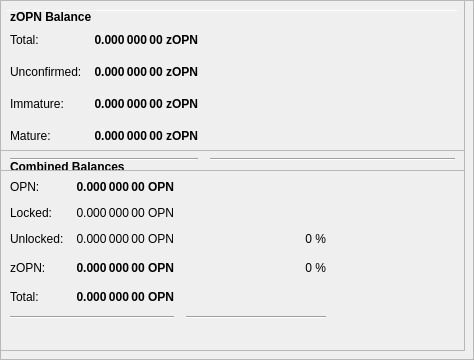
        <widget class="QFrame" name="frameObfuscation">
         <property name="minimumSize">
          <size>
           <width>0</width>
           <height>350</height>
          </size>
         </property>
         <property name="layoutDirection">
          <enum>Qt::LeftToRight</enum>
         </property>
         <property name="frameShape">
          <enum>QFrame::StyledPanel</enum>
         </property>
         <property name="frameShadow">
          <enum>QFrame::Raised</enum>
         </property>
         <widget class="QPushButton" name="runAutoDenom">
          <property name="geometry">
           <rect>
            <x>251</x>
            <y>17</y>
            <width>1</width>
            <height>1</height>
           </rect>
          </property>
          <property name="palette">
           <palette>
            <active>
             <colorrole role="WindowText">
              <brush brushstyle="SolidPattern">
               <color alpha="255">
                <red>0</red>
                <green>0</green>
                <blue>0</blue>
               </color>
              </brush>
             </colorrole>
             <colorrole role="Button">
              <brush brushstyle="SolidPattern">
               <color alpha="255">
                <red>239</red>
                <green>238</green>
                <blue>238</blue>
               </color>
              </brush>
             </colorrole>
             <colorrole role="Light">
              <brush brushstyle="SolidPattern">
               <color alpha="255">
                <red>255</red>
                <green>255</green>
                <blue>255</blue>
               </color>
              </brush>
             </colorrole>
             <colorrole role="Midlight">
              <brush brushstyle="SolidPattern">
               <color alpha="255">
                <red>247</red>
                <green>246</green>
                <blue>246</blue>
               </color>
              </brush>
             </colorrole>
             <colorrole role="Dark">
              <brush brushstyle="SolidPattern">
               <color alpha="255">
                <red>119</red>
                <green>119</green>
                <blue>119</blue>
               </color>
              </brush>
             </colorrole>
             <colorrole role="Mid">
              <brush brushstyle="SolidPattern">
               <color alpha="255">
                <red>159</red>
                <green>159</green>
                <blue>159</blue>
               </color>
              </brush>
             </colorrole>
             <colorrole role="Text">
              <brush brushstyle="SolidPattern">
               <color alpha="255">
                <red>0</red>
                <green>0</green>
                <blue>0</blue>
               </color>
              </brush>
             </colorrole>
             <colorrole role="BrightText">
              <brush brushstyle="SolidPattern">
               <color alpha="255">
                <red>255</red>
                <green>255</green>
                <blue>255</blue>
               </color>
              </brush>
             </colorrole>
             <colorrole role="ButtonText">
              <brush brushstyle="SolidPattern">
               <color alpha="255">
                <red>0</red>
                <green>0</green>
                <blue>0</blue>
               </color>
              </brush>
             </colorrole>
             <colorrole role="Base">
              <brush brushstyle="SolidPattern">
               <color alpha="255">
                <red>255</red>
                <green>255</green>
                <blue>255</blue>
               </color>
              </brush>
             </colorrole>
             <colorrole role="Window">
              <brush brushstyle="SolidPattern">
               <color alpha="255">
                <red>239</red>
                <green>238</green>
                <blue>238</blue>
               </color>
              </brush>
             </colorrole>
             <colorrole role="Shadow">
              <brush brushstyle="SolidPattern">
               <color alpha="255">
                <red>0</red>
                <green>0</green>
                <blue>0</blue>
               </color>
              </brush>
             </colorrole>
             <colorrole role="AlternateBase">
              <brush brushstyle="SolidPattern">
               <color alpha="255">
                <red>247</red>
                <green>246</green>
                <blue>246</blue>
               </color>
              </brush>
             </colorrole>
             <colorrole role="ToolTipBase">
              <brush brushstyle="SolidPattern">
               <color alpha="255">
                <red>255</red>
                <green>255</green>
                <blue>220</blue>
               </color>
              </brush>
             </colorrole>
             <colorrole role="ToolTipText">
              <brush brushstyle="SolidPattern">
               <color alpha="255">
                <red>0</red>
                <green>0</green>
                <blue>0</blue>
               </color>
              </brush>
             </colorrole>
            </active>
            <inactive>
             <colorrole role="WindowText">
              <brush brushstyle="SolidPattern">
               <color alpha="255">
                <red>0</red>
                <green>0</green>
                <blue>0</blue>
               </color>
              </brush>
             </colorrole>
             <colorrole role="Button">
              <brush brushstyle="SolidPattern">
               <color alpha="255">
                <red>239</red>
                <green>238</green>
                <blue>238</blue>
               </color>
              </brush>
             </colorrole>
             <colorrole role="Light">
              <brush brushstyle="SolidPattern">
               <color alpha="255">
                <red>255</red>
                <green>255</green>
                <blue>255</blue>
               </color>
              </brush>
             </colorrole>
             <colorrole role="Midlight">
              <brush brushstyle="SolidPattern">
               <color alpha="255">
                <red>247</red>
                <green>246</green>
                <blue>246</blue>
               </color>
              </brush>
             </colorrole>
             <colorrole role="Dark">
              <brush brushstyle="SolidPattern">
               <color alpha="255">
                <red>119</red>
                <green>119</green>
                <blue>119</blue>
               </color>
              </brush>
             </colorrole>
             <colorrole role="Mid">
              <brush brushstyle="SolidPattern">
               <color alpha="255">
                <red>159</red>
                <green>159</green>
                <blue>159</blue>
               </color>
              </brush>
             </colorrole>
             <colorrole role="Text">
              <brush brushstyle="SolidPattern">
               <color alpha="255">
                <red>0</red>
                <green>0</green>
                <blue>0</blue>
               </color>
              </brush>
             </colorrole>
             <colorrole role="BrightText">
              <brush brushstyle="SolidPattern">
               <color alpha="255">
                <red>255</red>
                <green>255</green>
                <blue>255</blue>
               </color>
              </brush>
             </colorrole>
             <colorrole role="ButtonText">
              <brush brushstyle="SolidPattern">
               <color alpha="255">
                <red>0</red>
                <green>0</green>
                <blue>0</blue>
               </color>
              </brush>
             </colorrole>
             <colorrole role="Base">
              <brush brushstyle="SolidPattern">
               <color alpha="255">
                <red>255</red>
                <green>255</green>
                <blue>255</blue>
               </color>
              </brush>
             </colorrole>
             <colorrole role="Window">
              <brush brushstyle="SolidPattern">
               <color alpha="255">
                <red>239</red>
                <green>238</green>
                <blue>238</blue>
               </color>
              </brush>
             </colorrole>
             <colorrole role="Shadow">
              <brush brushstyle="SolidPattern">
               <color alpha="255">
                <red>0</red>
                <green>0</green>
                <blue>0</blue>
               </color>
              </brush>
             </colorrole>
             <colorrole role="AlternateBase">
              <brush brushstyle="SolidPattern">
               <color alpha="255">
                <red>247</red>
                <green>246</green>
                <blue>246</blue>
               </color>
              </brush>
             </colorrole>
             <colorrole role="ToolTipBase">
              <brush brushstyle="SolidPattern">
               <color alpha="255">
                <red>255</red>
                <green>255</green>
                <blue>220</blue>
               </color>
              </brush>
             </colorrole>
             <colorrole role="ToolTipText">
              <brush brushstyle="SolidPattern">
               <color alpha="255">
                <red>0</red>
                <green>0</green>
                <blue>0</blue>
               </color>
              </brush>
             </colorrole>
            </inactive>
            <disabled>
             <colorrole role="WindowText">
              <brush brushstyle="SolidPattern">
               <color alpha="255">
                <red>119</red>
                <green>119</green>
                <blue>119</blue>
               </color>
              </brush>
             </colorrole>
             <colorrole role="Button">
              <brush brushstyle="SolidPattern">
               <color alpha="255">
                <red>239</red>
                <green>238</green>
                <blue>238</blue>
               </color>
              </brush>
             </colorrole>
             <colorrole role="Light">
              <brush brushstyle="SolidPattern">
               <color alpha="255">
                <red>255</red>
                <green>255</green>
                <blue>255</blue>
               </color>
              </brush>
             </colorrole>
             <colorrole role="Midlight">
              <brush brushstyle="SolidPattern">
               <color alpha="255">
                <red>247</red>
                <green>246</green>
                <blue>246</blue>
               </color>
              </brush>
             </colorrole>
             <colorrole role="Dark">
              <brush brushstyle="SolidPattern">
               <color alpha="255">
                <red>119</red>
                <green>119</green>
                <blue>119</blue>
               </color>
              </brush>
             </colorrole>
             <colorrole role="Mid">
              <brush brushstyle="SolidPattern">
               <color alpha="255">
                <red>159</red>
                <green>159</green>
                <blue>159</blue>
               </color>
              </brush>
             </colorrole>
             <colorrole role="Text">
              <brush brushstyle="SolidPattern">
               <color alpha="255">
                <red>119</red>
                <green>119</green>
                <blue>119</blue>
               </color>
              </brush>
             </colorrole>
             <colorrole role="BrightText">
              <brush brushstyle="SolidPattern">
               <color alpha="255">
                <red>255</red>
                <green>255</green>
                <blue>255</blue>
               </color>
              </brush>
             </colorrole>
             <colorrole role="ButtonText">
              <brush brushstyle="SolidPattern">
               <color alpha="255">
                <red>119</red>
                <green>119</green>
                <blue>119</blue>
               </color>
              </brush>
             </colorrole>
             <colorrole role="Base">
              <brush brushstyle="SolidPattern">
               <color alpha="255">
                <red>239</red>
                <green>238</green>
                <blue>238</blue>
               </color>
              </brush>
             </colorrole>
             <colorrole role="Window">
              <brush brushstyle="SolidPattern">
               <color alpha="255">
                <red>239</red>
                <green>238</green>
                <blue>238</blue>
               </color>
              </brush>
             </colorrole>
             <colorrole role="Shadow">
              <brush brushstyle="SolidPattern">
               <color alpha="255">
                <red>0</red>
                <green>0</green>
                <blue>0</blue>
               </color>
              </brush>
             </colorrole>
             <colorrole role="AlternateBase">
              <brush brushstyle="SolidPattern">
               <color alpha="255">
                <red>239</red>
                <green>238</green>
                <blue>238</blue>
               </color>
              </brush>
             </colorrole>
             <colorrole role="ToolTipBase">
              <brush brushstyle="SolidPattern">
               <color alpha="255">
                <red>255</red>
                <green>255</green>
                <blue>220</blue>
               </color>
              </brush>
             </colorrole>
             <colorrole role="ToolTipText">
              <brush brushstyle="SolidPattern">
               <color alpha="255">
                <red>0</red>
                <green>0</green>
                <blue>0</blue>
               </color>
              </brush>
             </colorrole>
            </disabled>
           </palette>
          </property>
          <property name="focusPolicy">
           <enum>Qt::NoFocus</enum>
          </property>
          <property name="autoFillBackground">
           <bool>true</bool>
          </property>
          <property name="text">
           <string/>
          </property>
          <property name="flat">
           <bool>true</bool>
          </property>
         </widget>
         <widget class="Line" name="line">
          <property name="geometry">
           <rect>
            <x>7</x>
            <y>10</y>
            <width>451</width>
            <height>1</height>
           </rect>
          </property>
          <property name="orientation">
           <enum>Qt::Horizontal</enum>
          </property>
         </widget>
         <widget class="QFrame" name="frame_3">
          <property name="geometry">
           <rect>
            <x>0</x>
            <y>150</y>
            <width>465</width>
            <height>201</height>
           </rect>
          </property>
          <property name="frameShape">
           <enum>QFrame::StyledPanel</enum>
          </property>
          <property name="frameShadow">
           <enum>QFrame::Raised</enum>
          </property>
          <layout class="QVBoxLayout" name="verticalLayout_5">
           <item>
            <layout class="QHBoxLayout" name="horizontalLayout_5" stretch="0">
             <item>
              <widget class="QLabel" name="label_5z">
               <property name="maximumSize">
                <size>
                 <width>16777215</width>
                 <height>20</height>
                </size>
               </property>
               <property name="font">
                <font>
                 <weight>75</weight>
                 <bold>true</bold>
                </font>
               </property>
               <property name="toolTip">
                <string>Combined Balances (including unconfirmed and immature coins)</string>
               </property>
               <property name="text">
                <string>&lt;html&gt;&lt;head/&gt;&lt;body&gt;&lt;p&gt;Combined Balances&lt;/p&gt;&lt;/body&gt;&lt;/html&gt;</string>
               </property>
              </widget>
             </item>
            </layout>
           </item>
           <item>
            <layout class="QGridLayout" name="gridLayout_3">
             <property name="spacing">
              <number>12</number>
             </property>
             <item row="7" column="0" colspan="2">
              <widget class="Line" name="lineSpendableBalance_3">
               <property name="orientation">
                <enum>Qt::Horizontal</enum>
               </property>
              </widget>
             </item>
             <item row="7" column="2">
              <widget class="Line" name="lineWatchBalance_3">
               <property name="sizePolicy">
                <sizepolicy hsizetype="Preferred" vsizetype="Fixed">
                 <horstretch>0</horstretch>
                 <verstretch>0</verstretch>
                </sizepolicy>
               </property>
               <property name="minimumSize">
                <size>
                 <width>140</width>
                 <height>0</height>
                </size>
               </property>
               <property name="orientation">
                <enum>Qt::Horizontal</enum>
               </property>
              </widget>
             </item>
             <item row="4" column="1">
              <widget class="QLabel" name="labelzBalancez">
               <property name="font">
                <font>
                 <weight>75</weight>
                 <bold>true</bold>
                </font>
               </property>
               <property name="cursor">
                <cursorShape>IBeamCursor</cursorShape>
               </property>
               <property name="toolTip">
                <string>Total of transactions that have yet to be confirmed, and do not yet count toward the spendable balance</string>
               </property>
               <property name="text">
                <string notr="true">0.000 000 00 OPN</string>
               </property>
               <property name="alignment">
                <set>Qt::AlignRight|Qt::AlignTrailing|Qt::AlignVCenter</set>
               </property>
               <property name="textInteractionFlags">
                <set>Qt::LinksAccessibleByMouse|Qt::TextSelectableByKeyboard|Qt::TextSelectableByMouse</set>
               </property>
              </widget>
             </item>
             <item row="6" column="1">
              <widget class="QLabel" name="labelTotalz">
               <property name="font">
                <font>
                 <weight>75</weight>
                 <bold>true</bold>
                </font>
               </property>
               <property name="cursor">
                <cursorShape>IBeamCursor</cursorShape>
               </property>
               <property name="toolTip">
                <string>Total Balance, including unconfirmed and immature coins.</string>
               </property>
               <property name="text">
                <string notr="true">0.000 000 00 OPN</string>
               </property>
               <property name="alignment">
                <set>Qt::AlignRight|Qt::AlignTrailing|Qt::AlignVCenter</set>
               </property>
               <property name="textInteractionFlags">
                <set>Qt::LinksAccessibleByMouse|Qt::TextSelectableByKeyboard|Qt::TextSelectableByMouse</set>
               </property>
              </widget>
             </item>
             <item row="4" column="3">
              <spacer name="horizontalSpacer_6">
               <property name="orientation">
                <enum>Qt::Horizontal</enum>
               </property>
               <property name="sizeHint" stdset="0">
                <size>
                 <width>40</width>
                 <height>20</height>
                </size>
               </property>
              </spacer>
             </item>
             <item row="6" column="0">
              <widget class="QLabel" name="labelTotalTextz">
               <property name="text">
                <string>Total:</string>
               </property>
              </widget>
             </item>
             <item row="1" column="0">
              <widget class="QLabel" name="labelBalanceTextz">
               <property name="text">
                <string>OPN:</string>
               </property>
              </widget>
             </item>
             <item row="1" column="1">
              <widget class="QLabel" name="labelBalancez">
               <property name="font">
                <font>
                 <weight>75</weight>
                 <bold>true</bold>
                </font>
               </property>
               <property name="cursor">
                <cursorShape>IBeamCursor</cursorShape>
               </property>
               <property name="toolTip">
                <string>Your current spendable balance</string>
               </property>
               <property name="text">
                <string notr="true">0.000 000 00 OPN</string>
               </property>
               <property name="alignment">
                <set>Qt::AlignRight|Qt::AlignTrailing|Qt::AlignVCenter</set>
               </property>
               <property name="textInteractionFlags">
                <set>Qt::LinksAccessibleByMouse|Qt::TextSelectableByKeyboard|Qt::TextSelectableByMouse</set>
               </property>
              </widget>
             </item>
             <item row="4" column="0">
              <widget class="QLabel" name="labelzBalanceTextz">
               <property name="toolTip">
                <string/>
               </property>
               <property name="text">
                <string>zOPN:</string>
               </property>
              </widget>
             </item>
             <item row="4" column="2">
              <widget class="QLabel" name="labelzOPNPercent">
               <property name="toolTip">
                <string>Current percentage of zOPN.
If AutoMint is enabled this percentage will settle around the configured AutoMint percentage (default = 10%)</string>
               </property>
               <property name="text">
                <string>0 %</string>
               </property>
               <property name="alignment">
                <set>Qt::AlignRight|Qt::AlignTrailing|Qt::AlignVCenter</set>
               </property>
              </widget>
             </item>
             <item row="6" column="2">
              <widget class="QLabel" name="label100Percent">
               <property name="text">
                <string/>
               </property>
               <property name="alignment">
                <set>Qt::AlignRight|Qt::AlignTrailing|Qt::AlignVCenter</set>
               </property>
              </widget>
             </item>
             <item row="2" column="1">
              <widget class="QLabel" name="labelLockedBalance">
               <property name="toolTip">
                <string>Locked OPN or Masternode collaterals. These are excluded from zOPN minting.</string>
               </property>
               <property name="text">
                <string>0.000 000 00 OPN</string>
               </property>
               <property name="alignment">
                <set>Qt::AlignRight|Qt::AlignTrailing|Qt::AlignVCenter</set>
               </property>
              </widget>
             </item>
             <item row="2" column="0">
              <widget class="QLabel" name="labelLockedBalanceText">
               <property name="toolTip">
                <string>Locked OPN or Masternode collaterals. These are excluded from zOPN minting.</string>
               </property>
               <property name="text">
                <string>Locked:</string>
               </property>
              </widget>
             </item>
             <item row="3" column="0">
              <widget class="QLabel" name="labelUnLockedBalanceText">
               <property name="toolTip">
                <string>Unlocked OPNs. These can be used for zOPN minting.</string>
               </property>
               <property name="text">
                <string>Unlocked:</string>
               </property>
              </widget>
             </item>
             <item row="3" column="1">
              <widget class="QLabel" name="labelUnLockedBalance">
               <property name="toolTip">
                <string>Unlocked OPNs. These can be used for zOPN minting.</string>
               </property>
               <property name="text">
                <string>0.000 000 00 OPN</string>
               </property>
               <property name="alignment">
                <set>Qt::AlignRight|Qt::AlignTrailing|Qt::AlignVCenter</set>
               </property>
              </widget>
             </item>
             <item row="3" column="2">
              <widget class="QLabel" name="labelOPNPercent">
               <property name="text">
                <string>0 %</string>
               </property>
               <property name="alignment">
                <set>Qt::AlignRight|Qt::AlignTrailing|Qt::AlignVCenter</set>
               </property>
              </widget>
             </item>
            </layout>
           </item>
           <item>
            <spacer name="verticalSpacer">
             <property name="orientation">
              <enum>Qt::Vertical</enum>
             </property>
             <property name="sizeHint" stdset="0">
              <size>
               <width>20</width>
               <height>40</height>
              </size>
             </property>
            </spacer>
           </item>
          </layout>
         </widget>
         <widget class="QFrame" name="frame_4">
          <property name="geometry">
           <rect>
            <x>0</x>
            <y>0</y>
            <width>465</width>
            <height>171</height>
           </rect>
          </property>
          <property name="frameShape">
           <enum>QFrame::StyledPanel</enum>
          </property>
          <property name="frameShadow">
           <enum>QFrame::Raised</enum>
          </property>
          <layout class="QVBoxLayout" name="verticalLayout_7">
           <item>
            <layout class="QHBoxLayout" name="horizontalLayout_8" stretch="0">
             <item>
              <widget class="QLabel" name="label_5z_3">
               <property name="maximumSize">
                <size>
                 <width>16777215</width>
                 <height>20</height>
                </size>
               </property>
               <property name="font">
                <font>
                 <weight>75</weight>
                 <bold>true</bold>
                </font>
               </property>
               <property name="text">
                <string>zOPN Balance</string>
               </property>
              </widget>
             </item>
            </layout>
           </item>
           <item>
            <layout class="QGridLayout" name="gridLayout_5">
             <property name="spacing">
              <number>12</number>
             </property>
             <item row="4" column="0">
              <widget class="QLabel" name="labelzBalanceMatureText">
               <property name="toolTip">
                <string>Mature: more than 20 confirmation and more than 1 mints of the same denomination after it was minted.
These zOPN are spendable.</string>
               </property>
               <property name="text">
                <string>Mature:</string>
               </property>
              </widget>
             </item>
             <item row="5" column="0" colspan="2">
              <widget class="Line" name="lineSpendableBalance_5">
               <property name="orientation">
                <enum>Qt::Horizontal</enum>
               </property>
              </widget>
             </item>
             <item row="1" column="1">
              <widget class="QLabel" name="labelzBalance">
               <property name="font">
                <font>
                 <weight>75</weight>
                 <bold>true</bold>
                </font>
               </property>
               <property name="cursor">
                <cursorShape>IBeamCursor</cursorShape>
               </property>
               <property name="toolTip">
                <string>All available zOPN, unconfirmed and immature zOPN included.</string>
               </property>
               <property name="text">
                <string notr="true">0.000 000 00 zOPN</string>
               </property>
               <property name="alignment">
                <set>Qt::AlignRight|Qt::AlignTrailing|Qt::AlignVCenter</set>
               </property>
               <property name="textInteractionFlags">
                <set>Qt::LinksAccessibleByMouse|Qt::TextSelectableByKeyboard|Qt::TextSelectableByMouse</set>
               </property>
              </widget>
             </item>
             <item row="5" column="2">
              <widget class="Line" name="lineWatchBalance_5">
               <property name="sizePolicy">
                <sizepolicy hsizetype="Preferred" vsizetype="Fixed">
                 <horstretch>0</horstretch>
                 <verstretch>0</verstretch>
                </sizepolicy>
               </property>
               <property name="minimumSize">
                <size>
                 <width>140</width>
                 <height>0</height>
                </size>
               </property>
               <property name="orientation">
                <enum>Qt::Horizontal</enum>
               </property>
              </widget>
             </item>
             <item row="1" column="0">
              <widget class="QLabel" name="labelzBalanceText">
               <property name="toolTip">
                <string>All available zOPN, unconfirmed and immature zOPN included.</string>
               </property>
               <property name="text">
                <string>Total:</string>
               </property>
              </widget>
             </item>
             <item row="1" column="2">
              <spacer name="horizontalSpacer_8">
               <property name="orientation">
                <enum>Qt::Horizontal</enum>
               </property>
               <property name="sizeHint" stdset="0">
                <size>
                 <width>40</width>
                 <height>20</height>
                </size>
               </property>
              </spacer>
             </item>
             <item row="4" column="2">
              <spacer name="horizontalSpacer_4">
               <property name="orientation">
                <enum>Qt::Horizontal</enum>
               </property>
               <property name="sizeHint" stdset="0">
                <size>
                 <width>40</width>
                 <height>20</height>
                </size>
               </property>
              </spacer>
             </item>
             <item row="4" column="1">
              <widget class="QLabel" name="labelzBalanceMature">
               <property name="font">
                <font>
                 <weight>75</weight>
                 <bold>true</bold>
                </font>
               </property>
               <property name="toolTip">
                <string>Mature: more than 20 confirmation and more than 1 mints of the same denomination after it was minted.
These zOPN are spendable.</string>
               </property>
               <property name="text">
                <string>0.000 000 00 zOPN</string>
               </property>
               <property name="alignment">
                <set>Qt::AlignRight|Qt::AlignTrailing|Qt::AlignVCenter</set>
               </property>
              </widget>
             </item>
             <item row="2" column="0">
              <widget class="QLabel" name="labelzBalanceUnconfirmedText">
               <property name="toolTip">
                <string>Unconfirmed: less than 20 confirmations
Immature: confirmed, but less than 1 mints of the same denomination after it was minted</string>
               </property>
               <property name="text">
                <string>Unconfirmed:</string>
               </property>
              </widget>
             </item>
             <item row="2" column="1">
              <widget class="QLabel" name="labelzBalanceUnconfirmed">
               <property name="font">
                <font>
                 <weight>75</weight>
                 <bold>true</bold>
                </font>
               </property>
               <property name="toolTip">
                <string>Unconfirmed: less than 20 confirmations
Immature: confirmed, but less than 1 mints of the same denomination after it was minted</string>
               </property>
               <property name="text">
                <string>0.000 000 00 zOPN</string>
               </property>
               <property name="alignment">
                <set>Qt::AlignRight|Qt::AlignTrailing|Qt::AlignVCenter</set>
               </property>
              </widget>
             </item>
             <item row="2" column="2">
              <spacer name="horizontalSpacer_5">
               <property name="orientation">
                <enum>Qt::Horizontal</enum>
               </property>
               <property name="sizeHint" stdset="0">
                <size>
                 <width>40</width>
                 <height>20</height>
                </size>
               </property>
              </spacer>
             </item>
             <item row="3" column="0">
              <widget class="QLabel" name="labelzBalanceImmatureText">
               <property name="toolTip">
                <string>Unconfirmed: less than 20 confirmations
Immature: confirmed, but less than 1 mints of the same denomination after it was minted</string>
               </property>
               <property name="text">
                <string>Immature:</string>
               </property>
              </widget>
             </item>
             <item row="3" column="1">
              <widget class="QLabel" name="labelzBalanceImmature">
               <property name="font">
                <font>
                 <weight>75</weight>
                 <bold>true</bold>
                </font>
               </property>
               <property name="toolTip">
                <string>Unconfirmed: less than 20 confirmations
Immature: confirmed, but less than 1 mints of the same denomination after it was minted</string>
               </property>
               <property name="text">
                <string>0.000 000 00 zOPN</string>
               </property>
               <property name="alignment">
                <set>Qt::AlignRight|Qt::AlignTrailing|Qt::AlignVCenter</set>
               </property>
              </widget>
             </item>
             <item row="3" column="2">
              <spacer name="horizontalSpacer_7">
               <property name="orientation">
                <enum>Qt::Horizontal</enum>
               </property>
               <property name="sizeHint" stdset="0">
                <size>
                 <width>40</width>
                 <height>20</height>
                </size>
               </property>
              </spacer>
             </item>
            </layout>
           </item>
          </layout>
         </widget>
        </widget>
